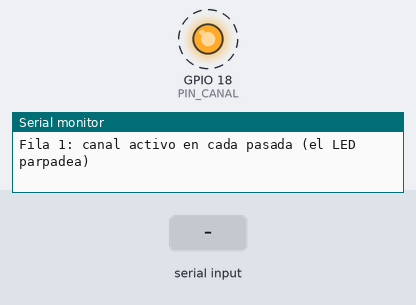
Recording of a sketch running on a simulated ESP32. Shown: output pins drawn as LEDs (lit = HIGH), the last lines printed to the serial monitor. Dashed ring = blinking. The inputs (shaded band) are chosen by the test bench.

Above: at 1.36 s.
1.6 s: "1" received over Serial
At 1.6 s:
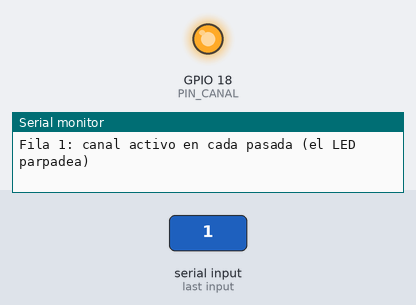
3.1 s: "p" received over Serial
At 3.35 s:
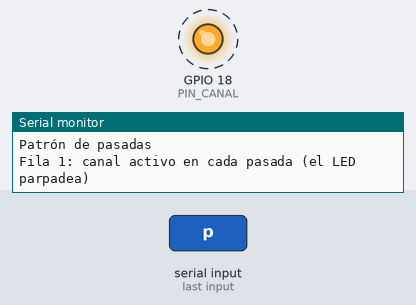
6.1 s: "0" received over Serial
At 6.1 s:
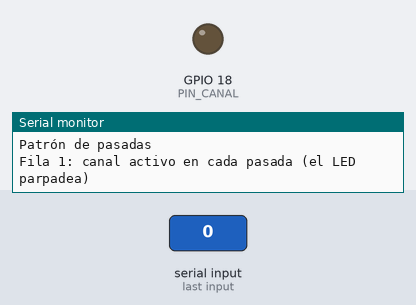
7.6 s: "P" received over Serial
At 7.85 s:
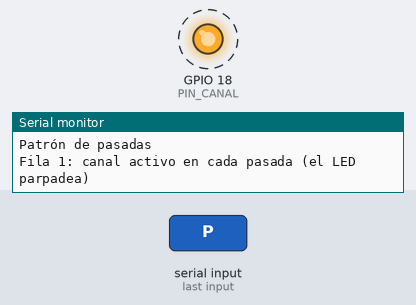
Timing chart, 0 to 11.6 s (numbered marks = the images above; inputs shaded):
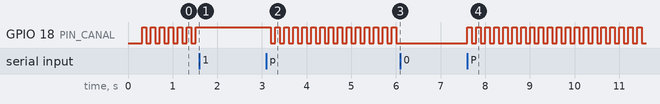

The sketch:

prueba_rele_lca110.ino
```cpp
// ============================================================================
//  Prueba de mesa de UN relé LCA110 (Bloque D), sin red, sin backend y sin telar
//
//  Sirve para comprobar el relé y su cableado antes de usar el firmware con NIVEL2_INSTALADO en true.
//  No necesita WiFi, la clave del dispositivo ni la aplicación web: solo el ESP32 por USB.
//
//  Conexión (la misma de un canal definitivo, ver Guia_Conexion_Reles_LCA110.docx):
//    Lado del ESP32:  GPIO 18 → resistencia de 330 Ω → pata 1 del relé
//                     pata 2 → GND del ESP32
//                     resistencia de 10 kΩ entre GPIO 18 y GND (arranque seguro)
//                     patas 3 y 5 sin conectar
//    Lado de salida:  pila (+) → resistencia → LED (pata larga) → LED (pata corta) → pata 4
//                     pata 6 → pila (−)
//                     (pila de 9 V con 680 Ω, o dos pilas AA con 100 Ω)
//    Nunca unir el GND del ESP32 con la pila de la salida: los dos lados van separados.
//
//  Qué hace: imita al telar a 300 pasadas por minuto (una cada 200 ms) con un dibujo de
//  dos filas de 25 repeticiones: la fila 1 activa el canal y la fila 2 no. En cada pasada
//  de la fila 1 el relé se cierra durante el 50 % de la pasada y se suelta, para que se vea cada
//  pasada (el firmware viene con PORCENTAJE_SELECCION en 0: lo deja cerrado mientras la bobina se
//  repite). Lo que se tiene que ver:
//    el LED parpadea unas 5 veces por segundo durante 5 s, queda apagado 5 s, y se repite.
//
//  Por el monitor serie (115200 baudios) se puede cambiar de modo, para medir con el
//  multímetro entre las patas 4 y 6 (sin el LED conectado):
//    1  relé cerrado fijo   → tiene que marcar entre 23 y 35 Ω
//    0  relé abierto fijo   → tiene que marcar abierto
//    p  vuelve al ciclo de pasadas
//
//  Esta prueba solo dice si el relé conduce cuando se le pide. En la máquina va en lugar del
//  lector (la conexión final, diagramas/hardware/conexion_final_rele.png); la medición del lector
//  (sección 5 de la guía) lo confirma, y CANAL_ACTIVO_EN_ALTO de control_trama_esp32/config.h
//  queda en true. Acá no influye.
// ============================================================================

static const int PIN_CANAL = 18;                      // canal 1 (columna 1 del dibujo)
static const unsigned long PASADA_MS = 200;           // 300 pasadas por minuto
static const unsigned long PORCENTAJE_SELECCION = 50; // en la prueba parpadea; el firmware viene en 0
static const int REPETICIONES = 25;                   // pasadas de cada fila

enum Modo { PATRON, FIJO_CERRADO, FIJO_ABIERTO };
static Modo modo = PATRON;
static unsigned long inicioPasada = 0;
static long pasada = 1;   // número de pasada, desde 1

// Fila del dibujo de prueba a la que corresponde una pasada: las 25 primeras son la fila 1
// (canal activo), las 25 siguientes la fila 2 (sin activar), y así.
static bool filaActiva(long n) { return ((n - 1) / REPETICIONES) % 2 == 0; }

static void anunciarFila() {
  if (pasada % REPETICIONES != 1) return;
  Serial.println(filaActiva(pasada) ? "Fila 1: canal activo en cada pasada (el LED parpadea)"
                                    : "Fila 2: canal sin activar (el LED queda apagado)");
}

static void rele(bool cerrado) {
  digitalWrite(PIN_CANAL, cerrado ? HIGH : LOW);   // el LCA110 conduce con su LED encendido (pin en alto)
}

void setup() {
  // Primero el nivel seguro y después la salida, como en el firmware (control_trama_esp32/salida_segura.h).
  // En el core 3.x un digitalWrite() antes de pinMode() no hace nada: el nivel se carga con
  // gpio_set_level(), que sí escribe el registro de salida antes de habilitarla.
  gpio_set_level((gpio_num_t)PIN_CANAL, 0);
  pinMode(PIN_CANAL, OUTPUT);
  rele(false);

  Serial.begin(115200);
  delay(300);
  Serial.println("");
  Serial.println("=== Prueba de mesa de un relé LCA110 (GPIO 18) ===");
  Serial.println("Patrón: 25 pasadas con el canal activo (el LED parpadea) y 25 sin activar (apagado).");
  Serial.println("Comandos: 1 = cerrado fijo, 0 = abierto fijo, p = ciclo de pasadas");
  inicioPasada = millis();
  anunciarFila();
}

void loop() {
  while (Serial.available() > 0) {
    const int c = Serial.read();
    if (c == '1') { modo = FIJO_CERRADO; rele(true);  Serial.println("Relé CERRADO fijo: medir entre las patas 4 y 6 (23 a 35 Ω)"); }
    if (c == '0') { modo = FIJO_ABIERTO; rele(false); Serial.println("Relé ABIERTO fijo: medir entre las patas 4 y 6 (abierto)"); }
    if (c == 'p' || c == 'P') { modo = PATRON; pasada = 1; inicioPasada = millis(); Serial.println("Patrón de pasadas"); anunciarFila(); }
  }
  if (modo != PATRON) { delay(5); return; }

  const unsigned long ahora = millis();
  if (ahora - inicioPasada >= PASADA_MS) {
    // Pasada nueva (en la máquina la marca el pulso del sensor).
    inicioPasada = ahora;
    pasada++;
    anunciarFila();
  }
  // En las pasadas de la fila 1 el relé se cierra al empezar la pasada y se suelta al llegar al
  // porcentaje, como un agujero del papel seguido de papel.
  const bool dentroDelAgujero = (ahora - inicioPasada) < PASADA_MS * PORCENTAJE_SELECCION / 100;
  rele(filaActiva(pasada) && dentroDelAgujero);
  delay(1);
}
```

Measured:
- after the input at 1.6 s, GPIO 18 (PIN_CANAL): stops changing and stays HIGH
- after the input at 3.1 s, GPIO 18 (PIN_CANAL): alternates HIGH for 0.10 s and LOW for 0.10 s, starting after 0.10 s
- after the input at 6.1 s, GPIO 18 (PIN_CANAL): stops changing and stays LOW
- after the input at 7.6 s, GPIO 18 (PIN_CANAL): alternates HIGH for 0.10 s and LOW for 0.10 s, starting at once
- by itself, GPIO 18 (PIN_CANAL): alternates HIGH for 0.10 s and LOW for 0.10 s
